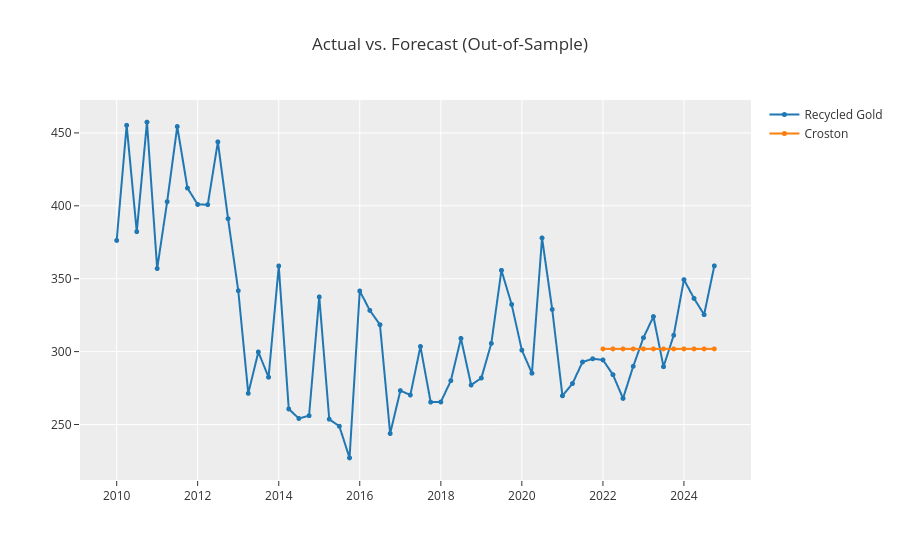

Notebook code for this chart:
### Markdown cell above
#### Quarter based

### Code cell
# 2. Set up forecasting experiment;
total_supply_setup = TSForecastingExperiment()
total_supply_setup.setup(quarter_recycle_gold, 
                         target='Recycled Gold',
                         fh=12, fold=3, 
                         fold_strategy='expanding')

_best = total_supply_setup.compare_models(n_select=10, sort='SMAPE')
total_supply_setup.predict_model(_best[0])
total_supply_setup.plot_model(_best[0])
